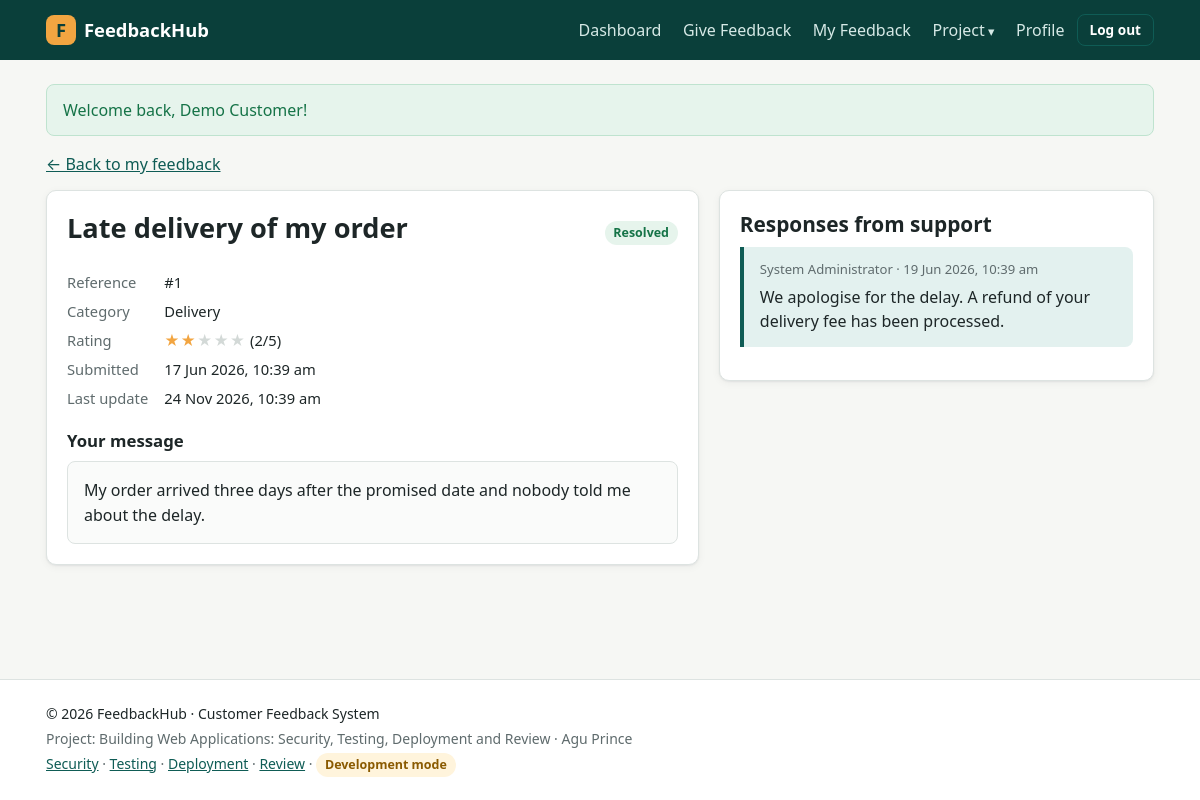
Screenshot of /feedback_view.php?id=1 (signed in) with the database file from the repository.
### tables this page shows
CREATE TABLE feedback (
    id          INT UNSIGNED AUTO_INCREMENT PRIMARY KEY,
    user_id     INT UNSIGNED NOT NULL,
    category_id INT UNSIGNED NOT NULL,
    subject     VARCHAR(150) NOT NULL,
    rating      TINYINT UNSIGNED NOT NULL CHECK (rating BETWEEN 1 AND 5),
    message     TEXT NOT NULL,
    status      ENUM('Pending','In Review','Resolved') NOT NULL DEFAULT 'Pending',
    created_at  DATETIME NOT NULL DEFAULT CURRENT_TIMESTAMP,
    updated_at  DATETIME NOT NULL DEFAULT CURRENT_TIMESTAMP ON UPDATE CURRENT_TIMESTAMP,
    CONSTRAINT fk_feedback_user FOREIGN KEY (user_id) REFERENCES users(id) ON DELETE CASCADE,
    CONSTRAINT fk_feedback_category FOREIGN KEY (category_id) REFERENCES categories(id),
    INDEX idx_status (status),
    INDEX idx_created (created_at)
);

CREATE TABLE categories (
    id   INT UNSIGNED AUTO_INCREMENT PRIMARY KEY,
    name VARCHAR(60) NOT NULL UNIQUE
);

CREATE TABLE replies (
    id          INT UNSIGNED AUTO_INCREMENT PRIMARY KEY,
    feedback_id INT UNSIGNED NOT NULL,
    admin_id    INT UNSIGNED NOT NULL,
    message     TEXT NOT NULL,
    created_at  DATETIME NOT NULL DEFAULT CURRENT_TIMESTAMP,
    CONSTRAINT fk_reply_feedback FOREIGN KEY (feedback_id) REFERENCES feedback(id) ON DELETE CASCADE,
    CONSTRAINT fk_reply_admin FOREIGN KEY (admin_id) REFERENCES users(id) ON DELETE CASCADE
);

CREATE TABLE users (
    id            INT UNSIGNED AUTO_INCREMENT PRIMARY KEY,
    full_name     VARCHAR(100) NOT NULL,
    email         VARCHAR(150) NOT NULL UNIQUE,
    phone         VARCHAR(20)  NULL,
    password_hash VARCHAR(255) NOT NULL,           
    role          ENUM('user','admin') NOT NULL DEFAULT 'user',
    is_active     TINYINT(1) NOT NULL DEFAULT 1,
    created_at    DATETIME NOT NULL DEFAULT CURRENT_TIMESTAMP,
    last_login    DATETIME NULL
);

### config/config.php (called while the page is built, shortened)
<?php
function url(string $path = ''): string
{
    return BASE_URL . '/' . ltrim($path, '/');
}

### includes/security.php (called while the page is built, shortened)
<?php
function e($value): string
{
    return htmlspecialchars((string) $value, ENT_QUOTES | ENT_SUBSTITUTE, 'UTF-8');
}

### includes/db.php (called while the page is built)
<?php
function db(): PDO
{
    static $pdo = null;
    if ($pdo === null) {
        $dsn = sprintf('mysql:host=%s;port=%s;dbname=%s;charset=utf8mb4',
            env('DB_HOST', '127.0.0.1'), env('DB_PORT', '3306'), env('DB_NAME', 'feedback_system'));
        try {
            $pdo = new PDO($dsn, env('DB_USER', 'root'), (string) env('DB_PASS', ''), [
                PDO::ATTR_ERRMODE            => PDO::ERRMODE_EXCEPTION,
                PDO::ATTR_DEFAULT_FETCH_MODE => PDO::FETCH_ASSOC,
                PDO::ATTR_EMULATE_PREPARES   => false,
            ]);
        } catch (PDOException $e) {
            app_log('critical', 'Database connection failed: ' . $e->getMessage());
            throw new RuntimeException('Database connection failed. Check your .env settings.');
        }
    }
    return $pdo;
}

### feedback_view.php (the view, shortened to what this page needs)
<?php
$id = filter_input(INPUT_GET, 'id', FILTER_VALIDATE_INT) ?: filter_input(INPUT_POST, 'id', FILTER_VALIDATE_INT);
$stmt = db()->prepare('SELECT f.*, c.name AS category FROM feedback f JOIN categories c ON c.id = f.category_id WHERE f.id = ?');
$stmt->execute([$id]);
$fb = $stmt->fetch();
$stmt = db()->prepare('SELECT r.message, r.created_at, u.full_name FROM replies r JOIN users u ON u.id = r.admin_id WHERE r.feedback_id = ? ORDER BY r.created_at');
$stmt->execute([$id]);
$replies = $stmt->fetchAll();
require __DIR__ . '/includes/header.php';
?>
<p><a href="<?= e(url('my_feedback.php')) ?>">&larr; Back to my feedback</a></p>
<div class="grid grid-2-1">
<article class="card">
    <div class="card-header">
        <h1><?= e($fb['subject']) ?></h1>
        <?= status_badge($fb['status']) ?>
    </div>
    <dl class="meta-list">
        <dt>Reference</dt><dd>#<?= (int) $fb['id'] ?></dd>
        <dt>Category</dt><dd><?= e($fb['category']) ?></dd>
        <dt>Rating</dt><dd><?= stars((int) $fb['rating']) ?> (<?= (int) $fb['rating'] ?>/5)</dd>
        <dt>Submitted</dt><dd><?= e(fmt_date($fb['created_at'], true)) ?></dd>
        <dt>Last update</dt><dd><?= e(fmt_date($fb['updated_at'], true)) ?></dd>
    </dl>
    <h3 class="mt">Your message</h3>
    <div class="message-box"><?= e($fb['message']) ?></div>
</article>
<section class="card">
    <h2>Responses from support</h2>
    <?php foreach ($replies as $r): ?>
        <div class="reply">
            <div class="reply-meta"><?= e($r['full_name']) ?> &middot; <?= e(fmt_date($r['created_at'], true)) ?></div>
            <div class="message-box-plain"><?= nl2br(e($r['message'])) ?></div>
        </div>
    <?php endforeach; ?>
</section>
</div>
<?php require __DIR__ . '/includes/footer.php'; ?>

### includes/helpers.php (shortened to what this page needs)
<?php
function stars(int $rating): string
{
    $rating = max(0, min(5, $rating));
    return '<span class="stars" aria-label="' . $rating . ' out of 5 stars">'
        . str_repeat('★', $rating) . '<span class="stars-off">' . str_repeat('★', 5 - $rating) . '</span></span>';
}
function status_badge(string $status): string
{
    $class = match ($status) {
        'Resolved' => 'badge-green',
        'In Review' => 'badge-blue',
        default => 'badge-amber',
    };
    return '<span class="badge ' . $class . '">' . e($status) . '</span>';
}
function fmt_date(?string $date, bool $withTime = false): string
{
    return date($withTime ? 'j M Y, g:i a' : 'j M Y', strtotime($date));
}

### assets/css/style.css (style rules this page uses)
:root { --brand: #0f5c55; --brand-dark: #0a3f3a; --brand-light: #e3f1ef; --accent: #f2a541; --text: #1d2627; --muted: #5f6b6d; --bg: #f6f7f4; --card: #ffffff; --border: #dde3e1; --red: #b42318; --red-bg: #fdecea; --green: #157347; --green-bg: #e6f4ec; --amber: #8a5a00; --amber-bg: #fff4dc; --blue: #1d4ed8; --blue-bg: #e8efff; --radius: 10px; --shadow: 0 1px 2px rgba(16, 24, 40, .06), 0 2px 8px rgba(16, 24, 40, .05); font-size: 16px; }
* { box-sizing: border-box; }
body { margin: 0; font-family: "Segoe UI", system-ui, -apple-system, Roboto, Arial, sans-serif; color: var(--text); background: var(--bg); line-height: 1.55; display: flex; flex-direction: column; min-height: 100vh; }
a { color: var(--brand); }
h1, h2, h3 { line-height: 1.25; margin: 0 0 .6rem; }
h1 { font-size: 1.7rem; }
h2 { font-size: 1.3rem; }
h3 { font-size: 1.05rem; }
p { margin: 0 0 .8rem; }
.card { background: var(--card); border: 1px solid var(--border); border-radius: var(--radius); padding: 1.25rem; box-shadow: var(--shadow); margin-bottom: 1.25rem; }
.card-header { display: flex; justify-content: space-between; align-items: center; gap: 1rem; flex-wrap: wrap; margin-bottom: 1rem; }
.grid { display: grid; gap: 1rem; }
.stars { color: var(--accent); letter-spacing: 1px; white-space: nowrap; }
.stars-off { color: #d3d9d7; }
.badge { display: inline-block; padding: .15rem .55rem; border-radius: 999px; font-size: .78rem; font-weight: 600; white-space: nowrap; }
.badge-green { background: var(--green-bg); color: var(--green); }
.message-box { white-space: pre-wrap; word-wrap: break-word; background: #fafbfa; border: 1px solid var(--border); border-radius: 8px; padding: 1rem; }
.reply { border-left: 4px solid var(--brand); background: var(--brand-light); padding: .8rem 1rem; border-radius: 0 8px 8px 0; margin-bottom: .8rem; }
.reply-meta { font-size: .82rem; color: var(--muted); margin-bottom: .3rem; }
.meta-list { display: grid; grid-template-columns: auto 1fr; gap: .4rem 1rem; margin: 0; font-size: .92rem; }
.meta-list dt { color: var(--muted); }
.meta-list dd { margin: 0; }
.mt { margin-top: 1.25rem; }
.grid-2-1 { display: grid; gap: 1.25rem; grid-template-columns: 1fr; }
@media (min-width: 900px) { .grid-2-1 { grid-template-columns: 3fr 2fr; align-items: start; } }
.grid-2-1 > .card { margin-bottom: 0; }
.grid > *, .grid-2-1 > * { min-width: 0; }

### rows the page displays
feedback: subject "Late delivery of my order", status "Resolved", id "1", category.name "Delivery", rating "★★", rating "★★★", rating "2", created_at "17 Jun 2026, 10:39 am", updated_at "24 Nov 2026, 10:39 am", message "My order arrived three days after the promised date and nobody told me about the delay."
replies: admin.full_name "System Administrator", created_at "19 Jun 2026, 10:39 am", message "We apologise for the delay. A refund of your delivery fee has been processed."

### other values shown
APP_NAME "FeedbackHub"
$label "Dashboard Give Feedback My Feedback Profile"
$f['message'] "Welcome back, Demo Customer!"
